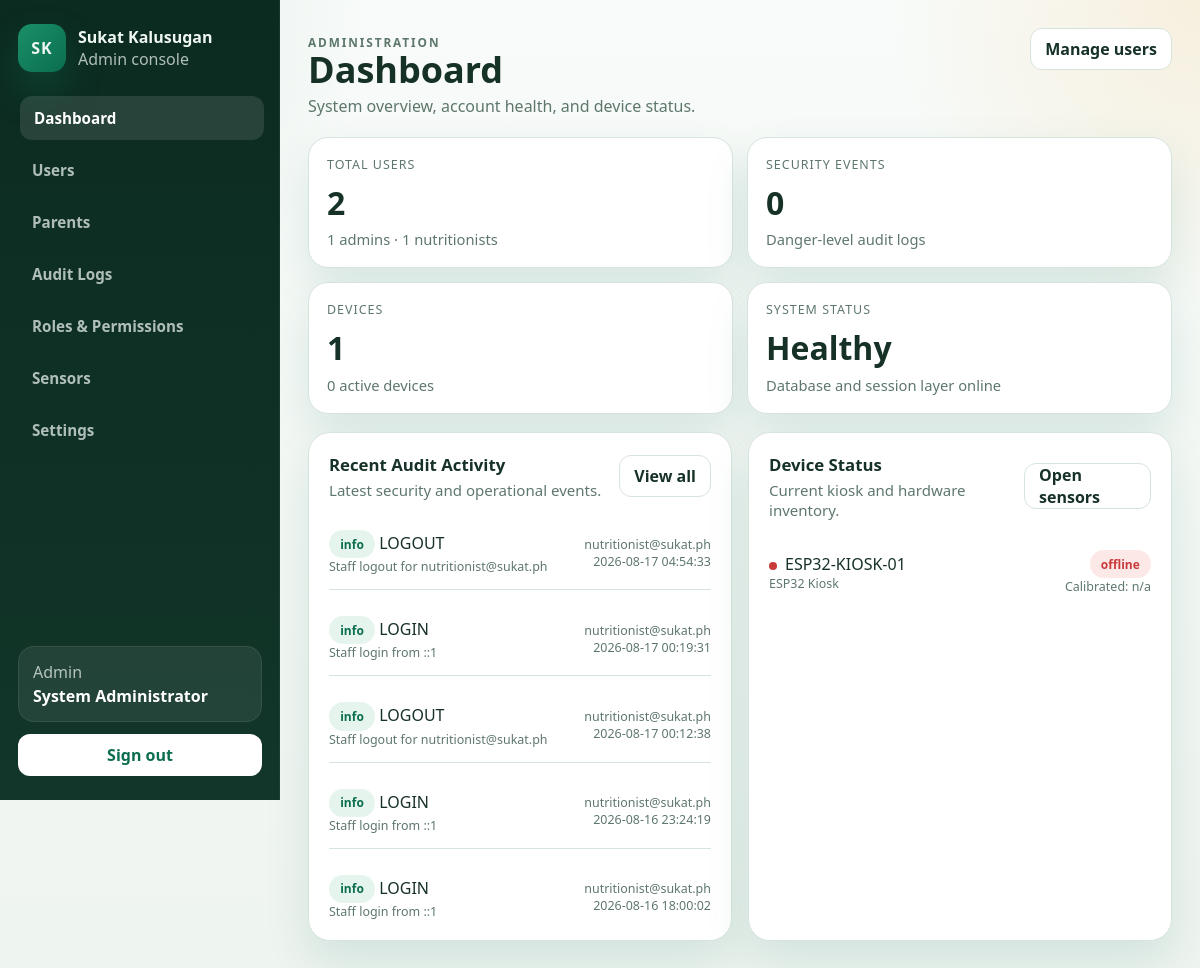
Page /admin/dashboard.php (signed in) on the committed database.
### tables this page shows
CREATE TABLE `audit_logs` (
  `id` int(10) UNSIGNED NOT NULL,
  `user_id` int(10) UNSIGNED DEFAULT NULL,
  `action` varchar(150) NOT NULL,
  `level` enum('info','warning','danger') NOT NULL DEFAULT 'info',
  `description` text DEFAULT NULL,
  `ip_address` varchar(45) DEFAULT NULL,
  `created_at` timestamp NOT NULL DEFAULT current_timestamp()
);

CREATE TABLE `devices` (
  `id` int(10) UNSIGNED NOT NULL,
  `device_code` varchar(50) NOT NULL,
  `location` varchar(150) DEFAULT NULL,
  `last_calibration_at` date DEFAULT NULL,
  `calibration_offset_height` decimal(6,2) DEFAULT 0.00,
  `calibration_offset_weight` decimal(6,3) DEFAULT 0.000,
  `status` enum('active','maintenance','offline') NOT NULL DEFAULT 'active',
  `last_seen_at` timestamp NULL DEFAULT NULL,
  `created_at` timestamp NOT NULL DEFAULT current_timestamp(),
  `updated_at` timestamp NOT NULL DEFAULT current_timestamp() ON UPDATE current_timestamp()
);

### public_html/includes/auth_middleware.php (called while the page is built, shortened)
<?php
function app_base_path(): string
{
    $scriptName = str_replace('\\', '/', (string)($_SERVER['SCRIPT_NAME'] ?? ''));
    $routeMarkers = ['/api/', '/admin/', '/nutritionist/', '/parent/', '/kiosk/', '/auth/'];
    foreach ($routeMarkers as $marker) {
        $position = strpos($scriptName, $marker);
        if ($position !== false) {
            return rtrim(substr($scriptName, 0, $position), '/');
        }
    }
    return rtrim(dirname($scriptName), '/');
}
function app_url(string $path = ''): string
{
    $basePath = app_base_path();
    $normalizedPath = '/' . ltrim($path, '/');
    if ($basePath === '' || $basePath === '/') {
        return $normalizedPath;
    }
    return $basePath . $normalizedPath;
}
function current_user(): ?array
{
    return $_SESSION['auth'];
}

### public_html/includes/api_helpers.php (called while the page is built, shortened)
<?php
require_once __DIR__ . '/auth_middleware.php';
function api_device_is_online(?array $device, int $heartbeatSeconds = DEVICE_ONLINE_THRESHOLD_SECONDS): bool
{
    $status = strtolower((string)($device['status'] ?? 'offline'));
    $secondsSinceLastSeen = (int)$device['seconds_since_last_seen'];
    return $secondsSinceLastSeen >= 0 && $secondsSinceLastSeen <= $heartbeatSeconds;
}

### public_html/admin/dashboard.php (the view, shortened to what this page needs)
<?php
require_once __DIR__ . '/../includes/admin_helpers.php';
require_once __DIR__ . '/../includes/api_helpers.php';
$recentLogs = admin_fetch_all(
    'SELECT a.id, a.action, a.level, a.description, a.created_at, COALESCE(u.email, "System") AS actor
     FROM audit_logs a
     LEFT JOIN users u ON u.id = a.user_id
     ORDER BY a.created_at DESC, a.id DESC
     LIMIT 5'
);
$devices = admin_fetch_all(
    'SELECT device_code, location, status, last_seen_at, last_calibration_at, updated_at,
            TIMESTAMPDIFF(SECOND, last_seen_at, NOW()) AS seconds_since_last_seen
     FROM devices
     ORDER BY device_code ASC'
);
$devicesOnlineCount = 0;
$summary = [
    'users' => admin_scalar('SELECT COUNT(*) FROM users'),
    'admins' => admin_scalar("SELECT COUNT(*) FROM users u INNER JOIN roles r ON r.id = u.role_id WHERE r.name = 'admin'"),
    'nutritionists' => admin_scalar("SELECT COUNT(*) FROM users u INNER JOIN roles r ON r.id = u.role_id WHERE r.name = 'nutritionist'"),
    'audit_errors' => admin_scalar("SELECT COUNT(*) FROM audit_logs WHERE level = 'danger'"),
    'devices_online' => $devicesOnlineCount,
    'devices_total' => admin_scalar('SELECT COUNT(*) FROM devices'),
];
$actions = '<a class="admin-btn-secondary" href="' . admin_e(app_url('/admin/users.php')) . '">Manage users</a>';
admin_layout_start('Dashboard', 'System overview, account health, and device status.', 'dashboard', $actions);
?>
<section class="admin-grid-cards">
    <article class="admin-card">
        <div class="admin-stat-label">Total Users</div>
        <div class="admin-stat-value"><?php echo (int)$summary['users']; ?></div>
        <div class="admin-stat-note"><?php echo (int)$summary['admins']; ?> admins · <?php echo (int)$summary['nutritionists']; ?> nutritionists</div>
    </article>
    <article class="admin-card">
        <div class="admin-stat-label">Security Events</div>
        <div class="admin-stat-value"><?php echo (int)$summary['audit_errors']; ?></div>
        <div class="admin-stat-note">Danger-level audit logs</div>
    </article>
    <article class="admin-card">
        <div class="admin-stat-label">Devices</div>
        <div class="admin-stat-value"><?php echo (int)$summary['devices_total']; ?></div>
        <div class="admin-stat-note"><?php echo (int)$summary['devices_online']; ?> active devices</div>
    </article>
    <article class="admin-card">
        <div class="admin-stat-label">System Status</div>
        <div class="admin-stat-value">Healthy</div>
        <div class="admin-stat-note">Database and session layer online</div>
    </article>
</section>
<section class="admin-panel-grid">
    <article class="admin-section">
        <div class="admin-section-head">
            <div>
                <h2 class="admin-section-title">Recent Audit Activity</h2>
                <p class="admin-section-subtitle">Latest security and operational events.</p>
            </div>
            <a class="admin-btn-secondary" href="<?php echo admin_e(app_url('/admin/audit_logs.php')); ?>">View all</a>
        </div>
        <div class="admin-list">
            <?php foreach ($recentLogs as $log): ?>
                <?php
                $levelClass = match ($log['level']) {
                    'danger' => 'is-danger',
                    'warning' => 'is-warn',
                    default => 'is-success',
                };
                ?>
                <div class="admin-list-item">
                    <div>
                        <div><span class="admin-pill <?php echo $levelClass; ?>"><?php echo admin_e($log['level']); ?></span> <?php echo admin_e($log['action']); ?></div>
                        <div class="admin-mini"><?php echo admin_e($log['description'] ?? ''); ?></div>
                    </div>
                    <div class="admin-mini" style="text-align:right;">
                        <div><?php echo admin_e($log['actor']); ?></div>
                        <div><?php echo admin_e((string)$log['created_at']); ?></div>
                    </div>
                </div>
            <?php endforeach; ?>
        </div>
    </article>
    <article class="admin-section">
        <div class="admin-section-head">
            <div>
                <h2 class="admin-section-title">Device Status</h2>
                <p class="admin-section-subtitle">Current kiosk and hardware inventory.</p>
            </div>
            <a class="admin-btn-secondary" href="<?php echo admin_e(app_url('/admin/sensors.php')); ?>">Open sensors</a>
        </div>
        <div class="admin-list">
            <?php foreach ($devices as $device): ?>
                <?php
                $isOnline = api_device_is_online($device);
                $isMaintenance = ($device['status'] ?? '') === 'maintenance';
                $pillLabel = $isMaintenance ? 'maintenance' : ($isOnline ? 'online' : 'offline');
                $pillClass = $isMaintenance ? 'is-warn' : ($isOnline ? 'is-success' : 'is-danger');
                $dotStyle = $isMaintenance ? 'background:#f2a93b;' : ($isOnline ? 'background:#0b6e4f;' : 'background:#c93b3b;');
                ?>
                <div class="admin-list-item">
                    <div>
                        <div><span class="admin-status-dot" style="<?php echo admin_e($dotStyle); ?>"></span><?php echo admin_e($device['device_code']); ?></div>
                        <div class="admin-mini"><?php echo admin_e($device['location'] ?? 'No location set'); ?></div>
                    </div>
                    <div style="text-align:right;">
                        <div class="admin-pill <?php echo $pillClass; ?>"><?php echo admin_e($pillLabel); ?></div>
                        <div class="admin-mini">Calibrated: <?php echo admin_e((string)($device['last_calibration_at'] ?? 'n/a')); ?></div>
                    </div>
                </div>
            <?php endforeach; ?>
        </div>
    </article>
</section>
<?php
admin_layout_end();

### public_html/includes/admin_helpers.php (shortened to what this page needs)
<?php
require_once __DIR__ . '/auth_middleware.php';
function admin_e(string $value): string
{
    return htmlspecialchars($value, ENT_QUOTES, 'UTF-8');
}
function admin_nav_items(): array
{
    return [
        ['key' => 'dashboard', 'label' => 'Dashboard', 'href' => app_url('/admin/dashboard.php')],
        ['key' => 'users', 'label' => 'Users', 'href' => app_url('/admin/users.php')],
        ['key' => 'parents', 'label' => 'Parents', 'href' => app_url('/admin/parents.php')],
        ['key' => 'audit_logs', 'label' => 'Audit Logs', 'href' => app_url('/admin/audit_logs.php')],
        ['key' => 'roles_permissions', 'label' => 'Roles & Permissions', 'href' => app_url('/admin/roles_permissions.php')],
        ['key' => 'sensors', 'label' => 'Sensors', 'href' => app_url('/admin/sensors.php')],
        ['key' => 'settings', 'label' => 'Settings', 'href' => app_url('/admin/settings.php')],
    ];
}
function admin_bind_params(mysqli_stmt $stmt, string $types, array &$params): void
{
    if ($types === '' || $params === []) {
        return;
    }
}
function admin_fetch_all(string $sql, string $types = '', array $params = []): array
{
    $conn = get_db_connection();
    $stmt = mysqli_prepare($conn, $sql);
    admin_bind_params($stmt, $types, $params);
    if (!mysqli_stmt_execute($stmt)) {
        error_log('[SukatKalusugan] admin_fetch_all execute failed: ' . mysqli_stmt_error($stmt) . ' | SQL: ' . $sql);
        mysqli_stmt_close($stmt);
        return [];
    }
    $result = mysqli_stmt_get_result($stmt);
    $rows = [];
    if ($result instanceof mysqli_result) {
        while ($row = mysqli_fetch_assoc($result)) {
            $rows[] = $row;
        }
    }
    return $rows;
}
function admin_fetch_one(string $sql, string $types = '', array $params = []): ?array
{
    $rows = admin_fetch_all($sql, $types, $params);
    return $rows[0] ?? null;
}
function admin_scalar(string $sql, string $types = '', array $params = [], int $default = 0): int
{
    $row = admin_fetch_one($sql, $types, $params);
    $value = array_values($row)[0] ?? $default;
    return (int)$value;
}
function admin_layout_start(string $title, string $subtitle, string $activeSection, string $actionsHtml = ''): void
{
    $currentUser = current_user();
    $userName = $currentUser['name'] ?? 'Administrator';
    $userRole = $currentUser['role'] ?? 'admin';
    $navItems = admin_nav_items();
    $logoutUrl = app_url('/api/auth/logout.php');
    echo '<!doctype html>';
    echo '<html lang="en">';
    echo '<head>';
    echo '<link rel="stylesheet" href="' . admin_e(app_url('/assets/css/app.css')) . '">';
    echo '<link rel="stylesheet" href="' . admin_e(app_url('/assets/css/admin.css')) . '">';
    echo '</head>';
    echo '<body class="admin-page">';
    echo '<div class="admin-shell">';
    echo '<aside class="admin-sidebar" data-admin-sidebar>';
    echo '<div class="admin-brand">';
    echo '<div class="admin-brand-mark">SK</div>';
    echo '<div>';
    echo '<div class="admin-brand-name">Sukat Kalusugan</div>';
    echo '<div class="admin-brand-sub">Admin console</div>';
    echo '</div>';
    echo '</div>';
    echo '<nav class="admin-nav">';
    foreach ($navItems as $item) {
        $isActive = $item['key'] === $activeSection ? ' is-active' : '';
        echo '<a class="admin-nav-link' . $isActive . '" href="' . admin_e($item['href']) . '">' . admin_e($item['label']) . '</a>';
    }
    echo '</nav>';
    echo '<div class="admin-sidebar-footer">';
    echo '<div class="admin-session-card">';
    echo '<div class="admin-session-role">' . admin_e(ucfirst($userRole)) . '</div>';
    echo '<div class="admin-session-name">' . admin_e($userName) . '</div>';
    echo '</div>';
    echo '<a class="admin-logout" href="' . admin_e($logoutUrl) . '">Sign out</a>';
    echo '</div>';
    echo '</aside>';
    echo '<div class="admin-main">';
    echo '<header class="admin-topbar">';
    echo '<div class="admin-pagehead">';
    echo '<p class="admin-kicker">Administration</p>';
    echo '<h1>' . admin_e($title) . '</h1>';
    echo '<p>' . admin_e($subtitle) . '</p>';
    echo '</div>';
    echo '<div class="admin-topbar-actions">' . $actionsHtml . '</div>';
    echo '</header>';
    echo '<main class="admin-content">';
}
function admin_layout_end(): void
{
    echo '</main>';
    echo '</div>';
    echo '</div>';
    echo '</body>';
    echo '</html>';
}

### public_html/assets/css/app.css (style rules this page uses)
:root { --bg: #f4f7f5; --surface: #ffffff; --surface-alt: #edf7f1; --border: #d8e4dd; --text: #173126; --muted: #5f766c; --primary: #0b6e4f; --primary-strong: #07513a; --accent: #f2a93b; --error: #c93b3b; --shadow: 0 30px 80px rgba(11, 110, 79, 0.12); --radius-xl: 32px; --radius-lg: 22px; --radius-md: 14px; --radius-sm: 10px; --font-display: "Trebuchet MS", "Segoe UI", sans-serif; --font-body: "Segoe UI", "Helvetica Neue", Arial, sans-serif; }
* { box-sizing: border-box; }
html, body { margin: 0; min-height: 100%; }
body { font-family: var(--font-body); color: var(--text); background: radial-gradient( circle at top left, rgba(11, 110, 79, 0.16), transparent 34% ), radial-gradient( circle at right 20%, rgba(242, 169, 59, 0.16), transparent 28% ), linear-gradient(180deg, #f7faf8 0%, var(--bg) 100%); }
a { color: inherit; }

### rows in the picture
audit_logs: level "info", action "LOGOUT", description "Staff logout for nutritionist@sukat.ph", actor "nutritionist@sukat.ph", created_at "2026-08-17 04:54:33"
audit_logs: level "info", action "LOGIN", description "Staff login from ::1", actor "nutritionist@sukat.ph", created_at "2026-08-17 00:19:31"
audit_logs: level "info", action "LOGOUT", description "Staff logout for nutritionist@sukat.ph", actor "nutritionist@sukat.ph", created_at "2026-08-17 00:12:38"
audit_logs: level "info", action "LOGIN", description "Staff login from ::1", actor "nutritionist@sukat.ph", created_at "2026-08-16 23:24:19"
audit_logs: level "info", action "LOGIN", description "Staff login from ::1", actor "nutritionist@sukat.ph", created_at "2026-08-16 18:00:02"
devices: device_code "ESP32-KIOSK-01", location "ESP32 Kiosk", pillLabel "offline", last_calibration_at "n/a"

### other values in the picture
admin_e($item['label']) "Dashboard"
admin_e($item['label']) "Users"
admin_e($item['label']) "Parents"
admin_e($item['label']) "Audit Logs"
admin_e($item['label']) "Roles & Permissions"
admin_e($item['label']) "Sensors"
admin_e($item['label']) "Settings"
admin_e(ucfirst($userRole)) "Admin"
admin_e($userName) "System Administrator"
admin_e($title) "Dashboard"
admin_e($subtitle) "System overview, account health, and device status."
$summary['users'] "2"
$summary['admins'] "1"
$summary['nutritionists'] "1"
$summary['audit_errors'] "0"
